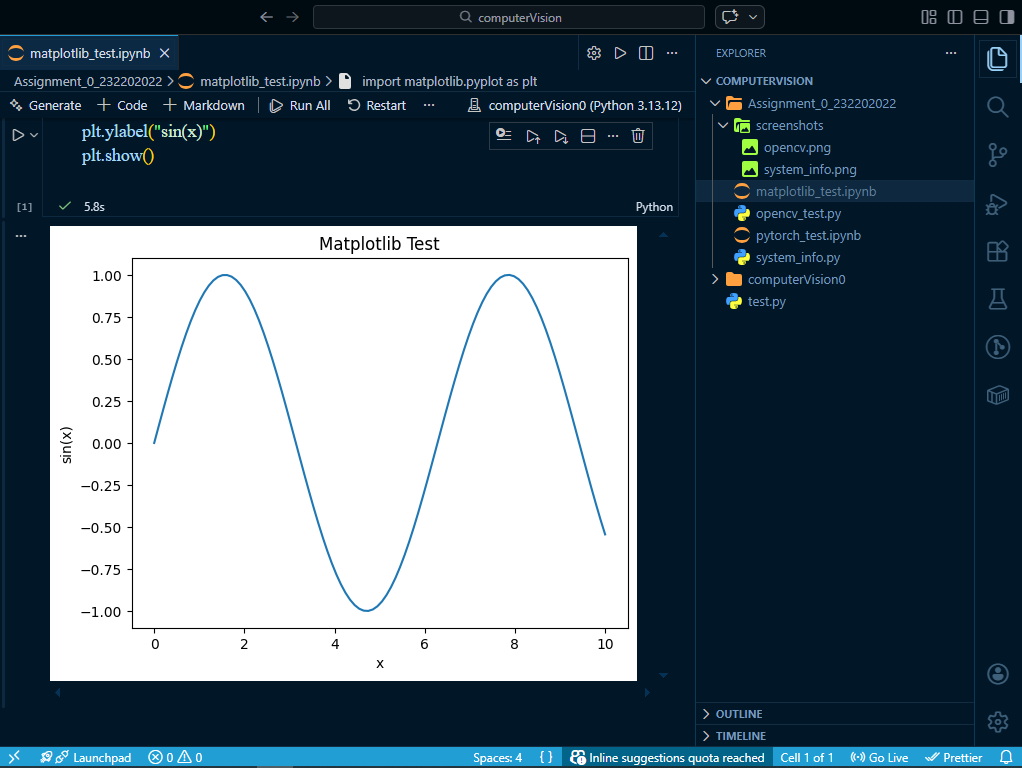
#> input picture cvBasics/Phase 2/python_image.png, 1022 x 768 px
$ python flipped.py
#> lines starting #> are read from the running program, lines starting #| are printed output that depends on the picture
import cv2

image = cv2.imread("python_image.png")
#> image is the input picture: shape (768, 1022, 3); mean B, G, R 117.5, 106, 90

if image is None:
    print("Could not read the image.")
else:
    flipped_horizontal = cv2.flip(image,1)
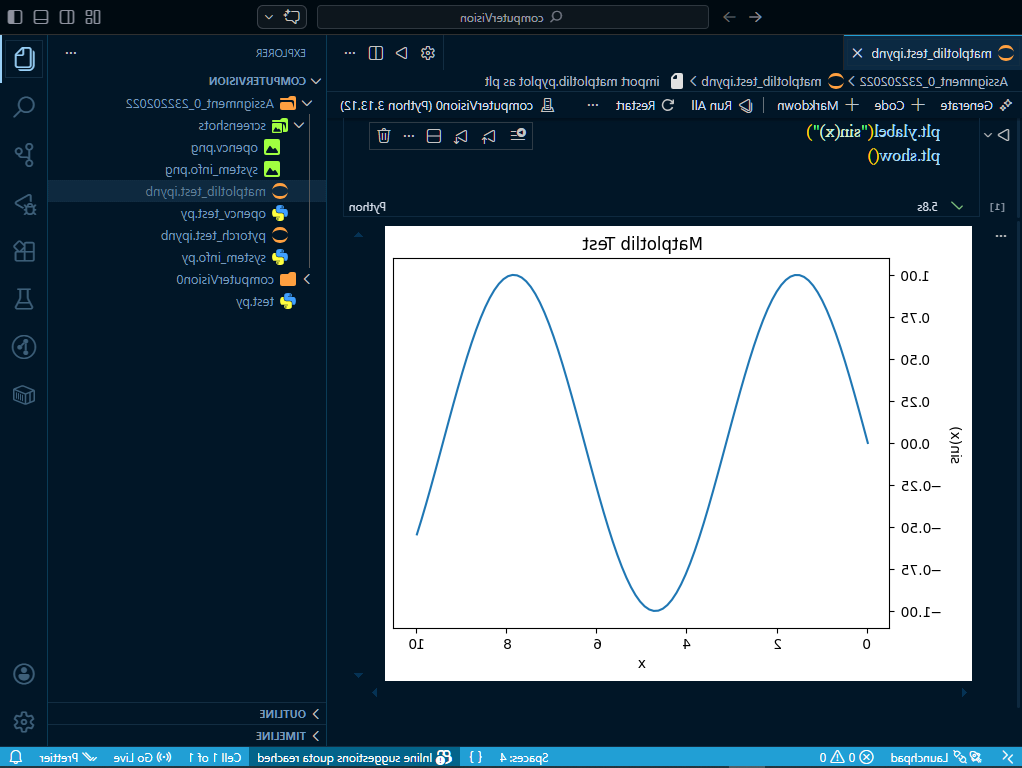
#> flipped_horizontal: shape (768, 1022, 3); mean B, G, R 117.5, 106, 90
    flipped_vertical = cv2.flip(image,0)
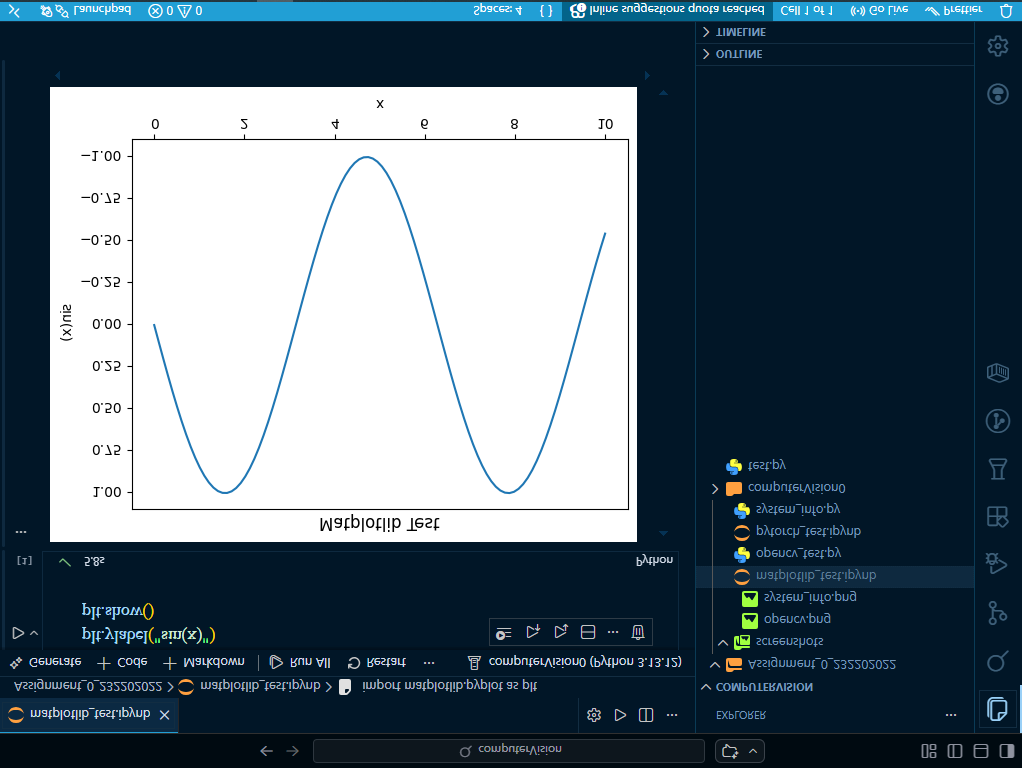
#> flipped_vertical: shape (768, 1022, 3); mean B, G, R 117.5, 106, 90
    flipped_both = cv2.flip(image,-1)
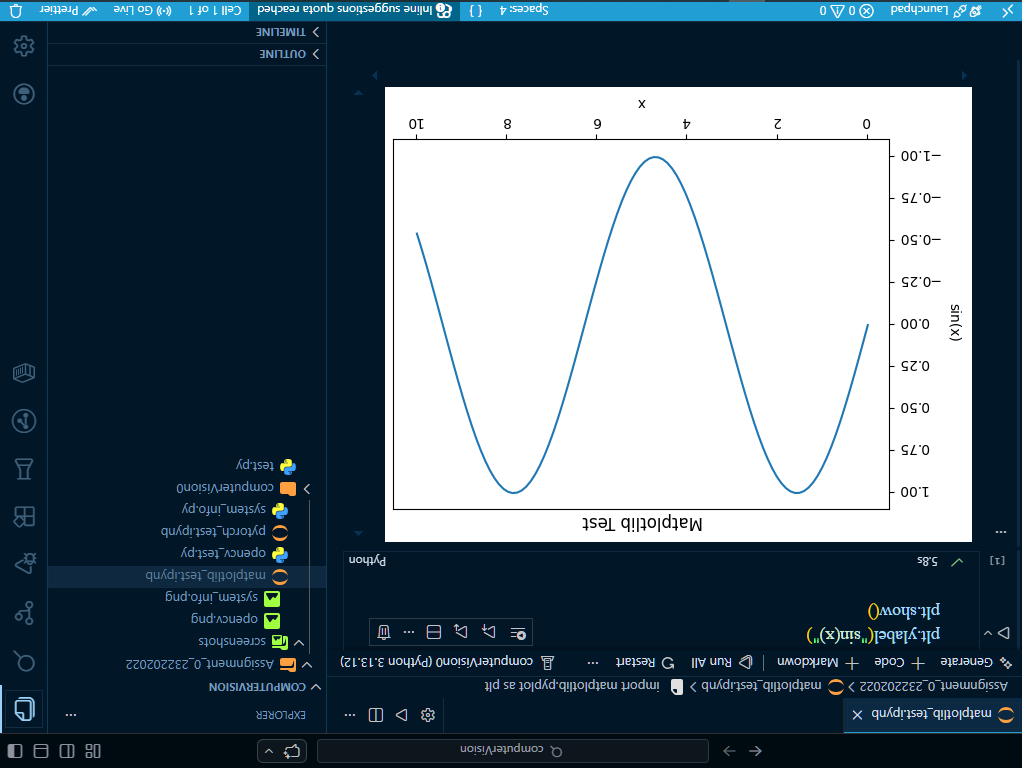
#> flipped_both: shape (768, 1022, 3); mean B, G, R 117.5, 106, 90
    cv2.imshow("Original Image", image)
    cv2.imshow("Flipped Horizontally", flipped_horizontal)
    cv2.imshow("Flipped Vertically", flipped_vertical)
    cv2.imshow("Flipped Both Ways", flipped_both)
    cv2.waitKey(0)
    cv2.destroyAllWindows()
